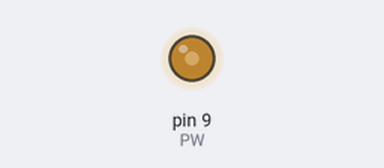
Recording of a sketch running on a simulated Arduino Uno, built with avr-gcc and run on an emulated ATmega328P. On the bench: output pins drawn as LEDs (lit = HIGH).

Above: at 0.1 s.
Timing chart, 0 to 1.6 s (numbered marks = the images above):
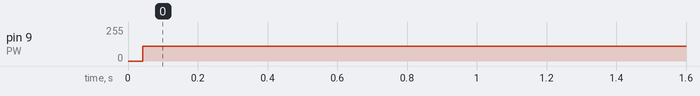

Measured:
- by itself, pin 9 (PW): 0/255 → 109/255 at 0.04 s

The sketch:

sketch_oct29a.ino
```cpp
int PW = 9;
void setup()
{
  pinMode(PW, OUTPUT);
}

void loop() {
  for (int i = 0; i < 256; i += 1){
    analogWrite(PW,i);

  }
}
```
